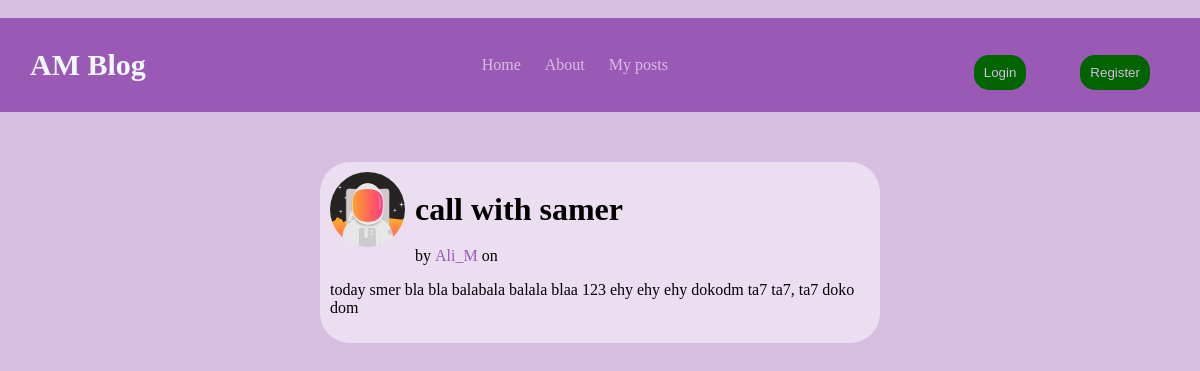
The app's page /post/4/ with its own data.
### Blog/models.py (models this page shows, shortened)
class posts(models.Model):
    title = models.CharField(max_length=30)
    content = models.TextField()
    date = models.DateField(default=timezone.now)
    auth = models.ForeignKey(User, on_delete=models.CASCADE)

### users/models.py (models this page shows, shortened)
class profile(models.Model):
    user = models.OneToOneField(User, on_delete=models.CASCADE)
    pic = models.ImageField(default='profile_pics/default.jpg',upload_to='profile_pics')

### Blog/views.py (the view)
# urls.py: path('post/<int:pk>/',postdetail.as_view(),name = 'post-detail'),
class postdetail(DetailView):
    model = posts

### Blog/templates/Blog/posts_detail.html
﻿{% extends 'Blog/base.html' %}
{% block content %}
<div class="container">
    <div class="post-cont">
        <div class="post-head">
            <img src="{{ object.auth.profile.pic.url }}" alt="Alternate Text" />
            <h1 style="margin:0"> {{ object.title}} </h1>
        </div>
        <div style="margin-left:85px">
            <p style="display:inline"> by <p style="color: #9B59B6; display: inline">{{object.auth}}</p> on {{post.date | date:"F d, Y"}}</p>
        </div>
        <div>
            <p> {{object.content}} </p>
        </div>
    </div>
</div>
{%endblock%}

### Blog/static/Blog/styles.css (style rules this page uses)
body { margin: 0; }
img { width:75px; height:75px; border-radius:100px; margin-right:10px; }
.container { max-width:50%; margin-left:300px; margin-top:50px; }
.post-cont { border-radius: 30px; background-color: #EBDEF0; margin: 20px; padding: 10px; max-height: 300px; overflow-y: auto; }
.post-head { display:flex; align-items:center; }

### records on screen
posts: auth.profile.pic (placeholder picture), title "call with samer", auth "Ali_M", content "today smer bla bla balabala balala blaa 123 ehy ehy ehy dokodm ta7 ta7, ta7 doko dom"
